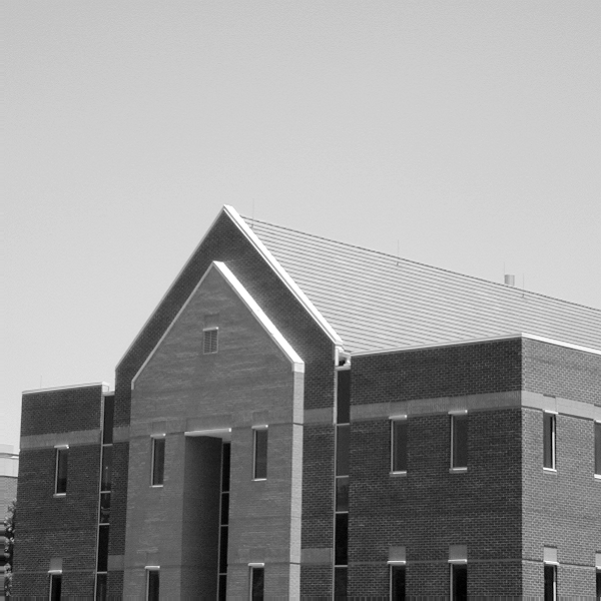
#> input picture img/building.tif, 601 x 601 px
$ jupyter execute Segmentation.ipynb
#> lines starting #> are read from the running program, lines starting #| are printed output that depends on the picture; after the words box and inside, x2 and y2 are one past the last pixel; in counts of white or black regions, pixels touching at a corner belong together
Digital Image Processing

Student: Anderson Rafhael; 18113000

Processamento de Imagens Coloridas

[cell 1]
import matplotlib.pyplot as plt
from matplotlib import cm
import numpy as np
import cv2 as cv

[cell 2]
# General Functions

def normalize(min, max, zz):
  return ((max-min) * ((zz - np.min(zz)) / (np.max(zz) - np.min(zz)))).astype(int) + min


def showImage(img):

    plt.figure()
    plt.subplots(figsize=(10, 7))

    plt.subplot(121)
    plt.imshow(cv.cvtColor(img, cv.COLOR_BGR2RGB))
    plt.title('Original Image')
    plt.xticks([]), plt.yticks([])


def show2Images(img1, img2, imageTittles = np.full(2, " ")):

    plt.figure()
    plt.subplots(figsize=(10, 7))

    plt.subplot(121)
    plt.imshow(cv.cvtColor(img1, cv.COLOR_BGR2RGB))
    plt.title(imageTittles[0])
    plt.xticks([]), plt.yticks([])

    plt.subplot(122)
    plt.imshow(cv.cvtColor(img2, cv.COLOR_BGR2RGB))
    plt.title(imageTittles[1])
    plt.xticks([]), plt.yticks([])


def showImages(img1, img2, img3, img4, imageTittles = np.full(4, " ")):

    plt.figure()
    plt.subplots(figsize=(10, 7))

    plt.subplot(141)
    plt.imshow(cv.cvtColor(img1, cv.COLOR_BGR2RGB))
    plt.title(imageTittles[0])
    plt.xticks([]), plt.yticks([])

    plt.subplot(142)
    plt.imshow(cv.cvtColor(img2, cv.COLOR_BGR2RGB))
    plt.title(imageTittles[1])
    plt.xticks([]), plt.yticks([])

    plt.subplot(143)
    plt.imshow(cv.cvtColor(img3, cv.COLOR_BGR2RGB))
    plt.title(imageTittles[2])
    plt.xticks([]), plt.yticks([])

    plt.subplot(144)
    plt.imshow(cv.cvtColor(img4, cv.COLOR_BGR2RGB))
    plt.title(imageTittles[3])
    plt.xticks([]), plt.yticks([])

    plt.show()

> Executar os códigos que  correspondem aos resultados dos slides 28, 29, 30, 31 e 32 da aula de segmentação.

- Slide 28

[cell 3]
img = cv.imread('img/building.tif')
#> img is the input picture: shape (601, 601, 3); min 0, max 255, mean 152.8

sobelOperatorX = np.array([[1, 2, 1],
                           [0, 0, 0],
                           [-1, -2, -1]])

sobelOperatorY = np.array([[-1, 0, 1],
                           [-2, 0, 2],
                           [-1, 0, 1]])

imgSobelX = cv.filter2D(img, cv.CV_64F, sobelOperatorX)
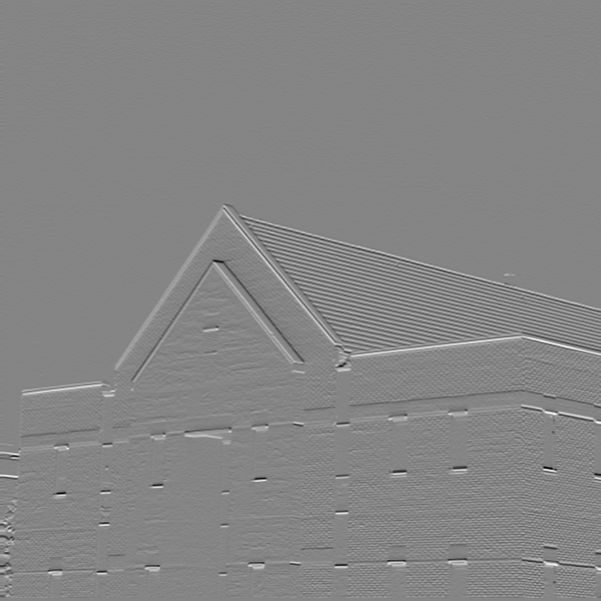
#> imgSobelX: shape (601, 601, 3) float64; min -680, max 621, mean 1.7; drawn with min black and max white
imgSobelY = cv.filter2D(img, cv.CV_64F, sobelOperatorY)

dstSobelX = np.abs(imgSobelX).astype(np.uint8)
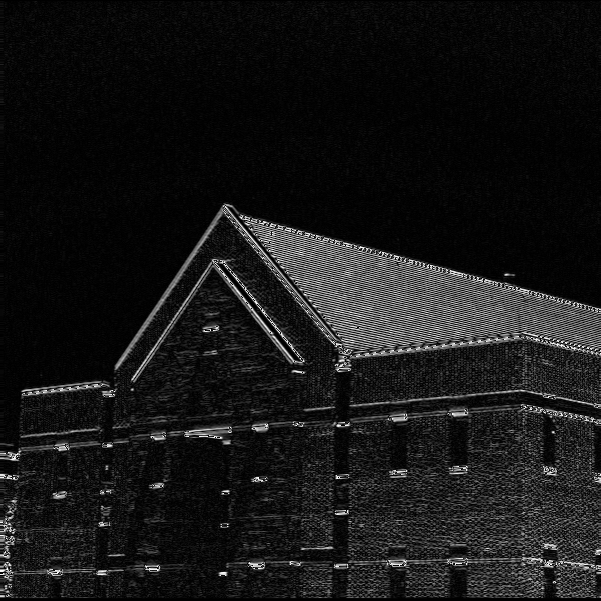
#> dstSobelX: shape (601, 601, 3); min 0, max 255, mean 23.1
dstSobelY = np.abs(imgSobelY).astype(np.uint8)
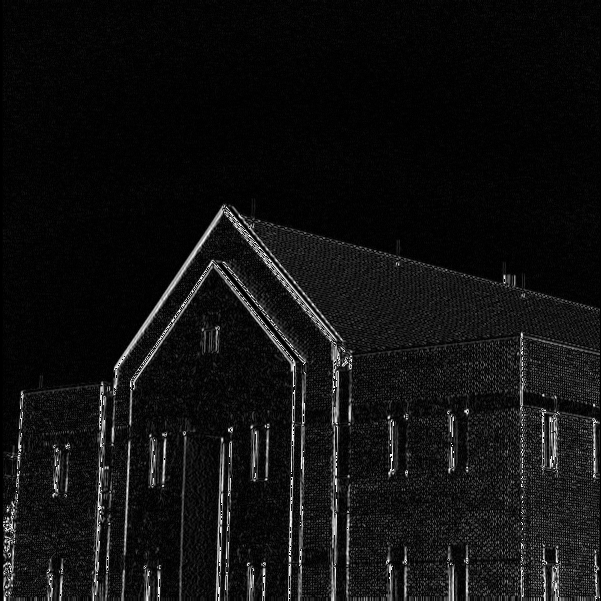
#> dstSobelY: shape (601, 601, 3); min 0, max 255, mean 17.1

dstGradient = (np.abs(imgSobelX) + np.abs(imgSobelY)).astype(np.uint8)
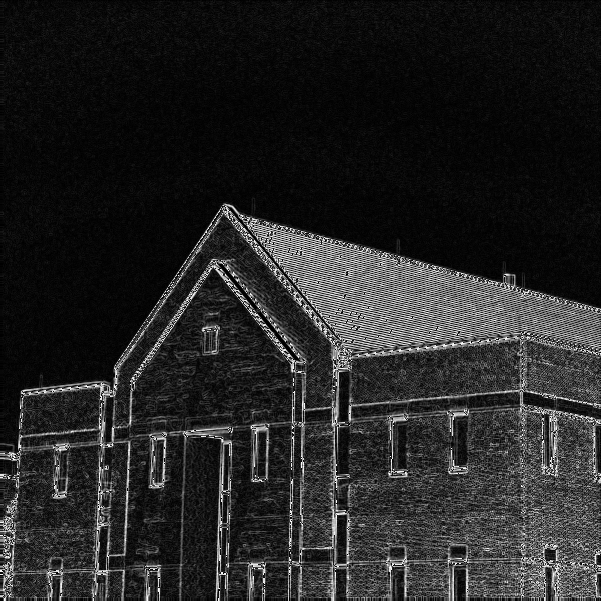
#> dstGradient: shape (601, 601, 3); min 0, max 254, mean 37.2

showImages(img, dstSobelX, dstSobelY, dstGradient, ["Original Image", "Sobel X", "Sobel Y", "Gradient (gx+gy)"])

- Slide 29

[cell 4]
img = cv.imread('img/building.tif')

sobelOperatorX = np.array([[1, 2, 1],
                           [0, 0, 0],
                           [-1, -2, -1]])

sobelOperatorY = np.array([[-1, 0, 1],
                           [-2, 0, 2],
                           [-1, 0, 1]])

imgSobelX = cv.filter2D(img, cv.CV_64F, sobelOperatorX)
imgSobelY = cv.filter2D(img, cv.CV_64F, sobelOperatorY)


alphaAngleImage = np.arctan2(imgSobelY, imgSobelX).astype(np.uint8)
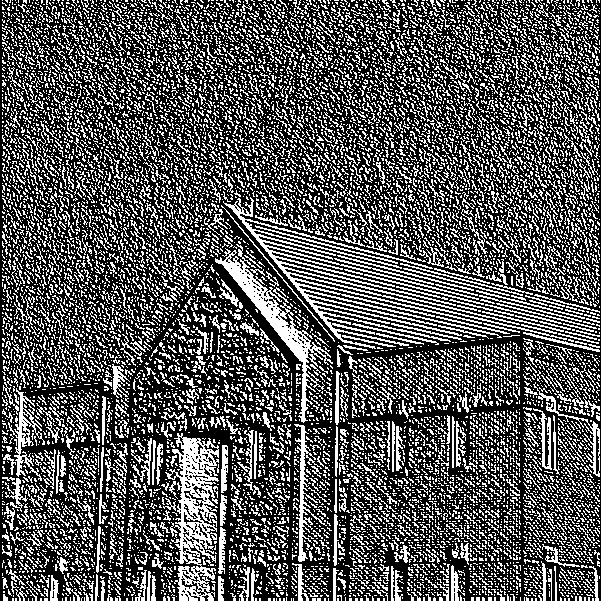
#> alphaAngleImage: shape (601, 601, 3); min 0, max 255, mean 85.3

norm = np.zeros((800, 800))

#dst = normalize(0, 255, alphaAngleImage)
dst = cv.normalize(alphaAngleImage, norm, 0, 255, cv.NORM_MINMAX)

show2Images(img, dst, ["Original Image", "Alpha Angle Image"])

- Slide 30

[cell 5]
img = cv.imread('img/building.tif')
blurImage = cv.blur(img, (5, 5))

sobelOperatorX = np.array([[1, 2, 1],
                           [0, 0, 0],
                           [-1, -2, -1]])

sobelOperatorY = np.array([[-1, 0, 1],
                           [-2, 0, 2],
                           [-1, 0, 1]])

blurImgSobelX = cv.filter2D(blurImage, cv.CV_64F, sobelOperatorX)
blurImgSobelY = cv.filter2D(blurImage, cv.CV_64F, sobelOperatorY)

dstBlurSobelX = np.abs(blurImgSobelX).astype(np.uint8)
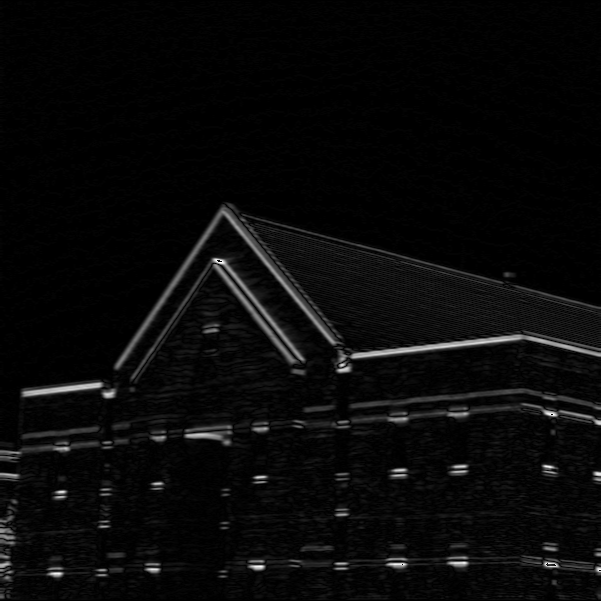
#> dstBlurSobelX: shape (601, 601, 3); min 0, max 255, mean 9.1
dstBlurSobelY = np.abs(blurImgSobelY).astype(np.uint8)

dstBlurGradient = (np.abs(dstBlurSobelX) + np.abs(dstBlurSobelY)).astype(np.uint8)

showImages(blurImage, dstBlurSobelX, dstBlurSobelY, dstBlurGradient, ["Smoothed Image", "Sobel X", "Sobel Y", "Gradient (gx+gy)"])

- Slide 31

[cell 6]
img = cv.imread('img/building.tif')
blurImage = cv.blur(img, (5, 5))

diagonalSobelX = np.array([[0, 1, 2],
                           [-1, 0, 1],
                           [-2, -1, 0]])

diagonalSobelY = np.array([[-2, -1, 0],
                           [-1, 0, 1],
                           [0, 1, 2]])

blurImgDiagSobelX = cv.filter2D(blurImage, cv.CV_64F, diagonalSobelX)
blurImgDiagSobelY = cv.filter2D(blurImage, cv.CV_64F, diagonalSobelY)
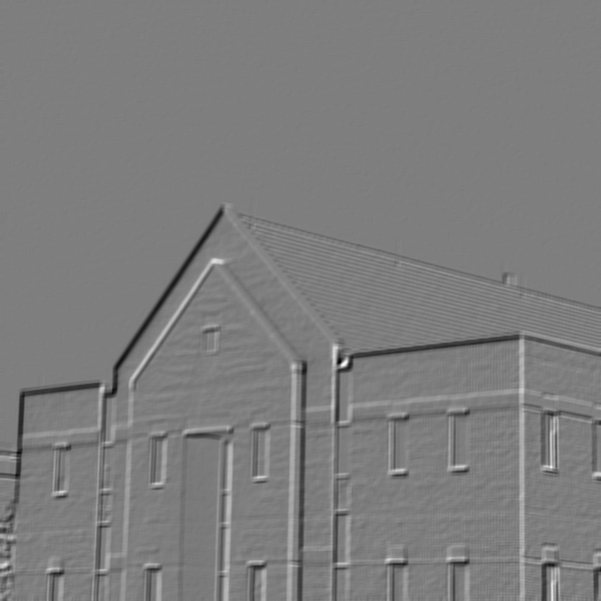
#> blurImgDiagSobelY: shape (601, 601, 3) float64; min -268, max 273, mean -1.5; drawn with min black and max white

dstBlurDiagonalSobelX = np.abs(blurImgDiagSobelX).astype(np.uint8)
dstBlurDiagonalSobelY = np.abs(blurImgDiagSobelY).astype(np.uint8)
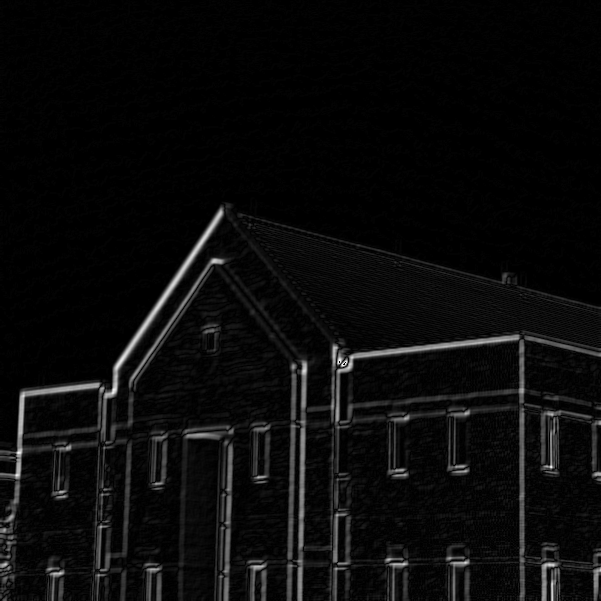
#> dstBlurDiagonalSobelY: shape (601, 601, 3); min 0, max 252, mean 10.7

show2Images(dstBlurDiagonalSobelX, dstBlurDiagonalSobelY, ["Blur Diagonal Mask 1", "Blur Diagonal Mask 2"])

- Slide 32

[cell 7]
_, dstThreshold = cv.threshold(dstGradient, dstGradient.max()*0.33,255,cv.THRESH_BINARY)
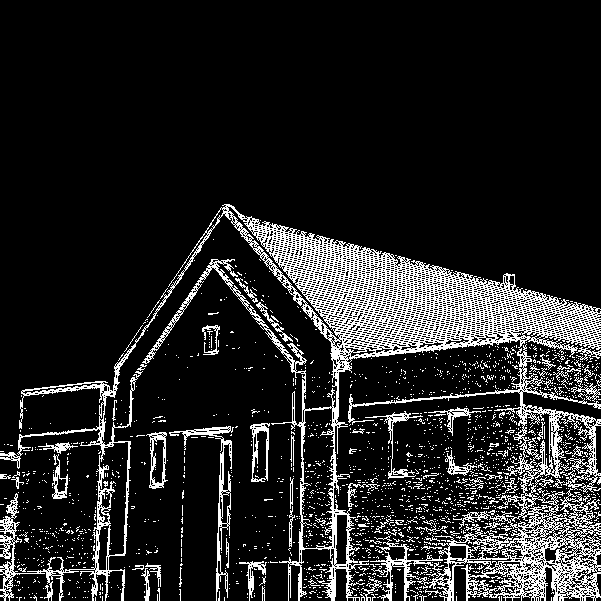
#> dstThreshold: shape (601, 601, 3); 14.1% white in thin lines or dots, all inside (x1, y1, x2, y2) = (0, 204, 601, 601)
_, dstBlurThreshold = cv.threshold(dstBlurGradient, dstBlurGradient.max()*0.33,255,cv.THRESH_BINARY)
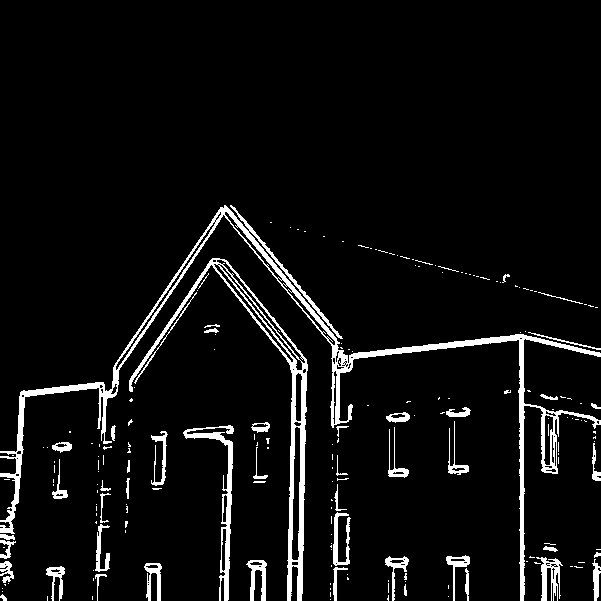
#> dstBlurThreshold: shape (601, 601, 3); 5.9% white; 201 white regions (149 under 20 px), largest, box (x1, y1, x2, y2) and area: (0, 205, 601, 601) 8795, (129, 258, 308, 601) 4051, (183, 425, 234, 601) 1383

show2Images(dstThreshold, dstBlurThreshold, ["Original Image Treshold", "Blur Image Treshold"])

$ run again, with img/aerial.tif copied over img/building.tif
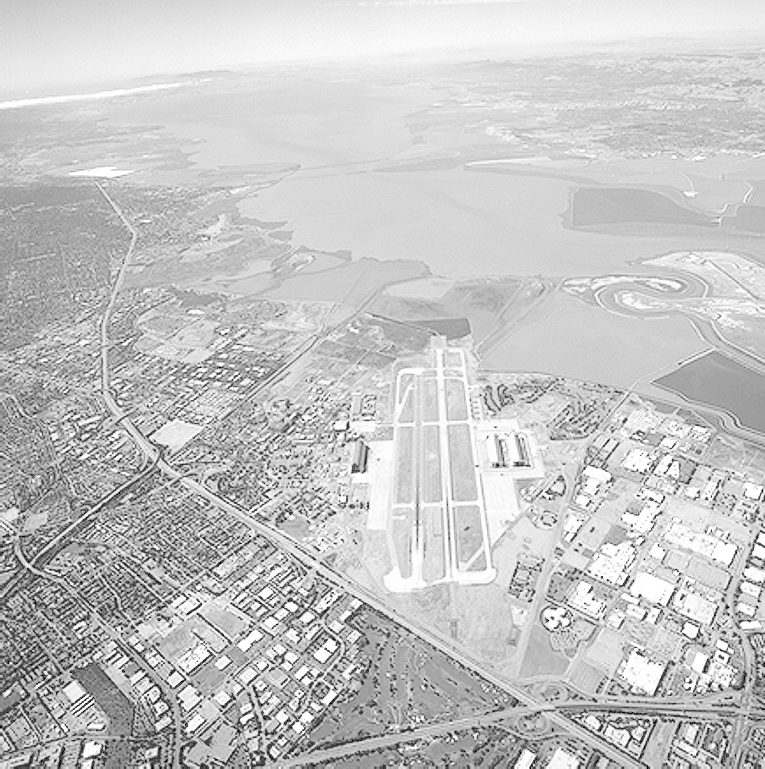
#> input picture img/aerial.tif, 765 x 769 px
#> img is the input picture: shape (769, 765, 3); min 0, max 255, mean 197.1
#> `_, dstThreshold = cv.threshold(dstGradient, dstGradient.max()*0.33,255..`:
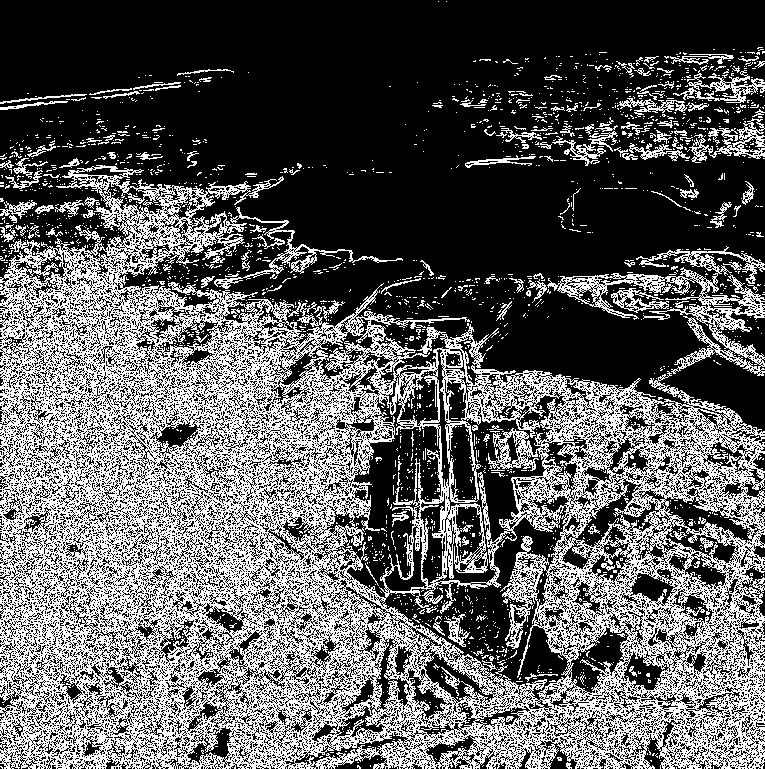
#> dstThreshold: shape (769, 765, 3); 36.8% white in thin lines or dots
#> `_, dstBlurThreshold = cv.threshold(dstBlurGradient, dstBlurGradient.ma..`:
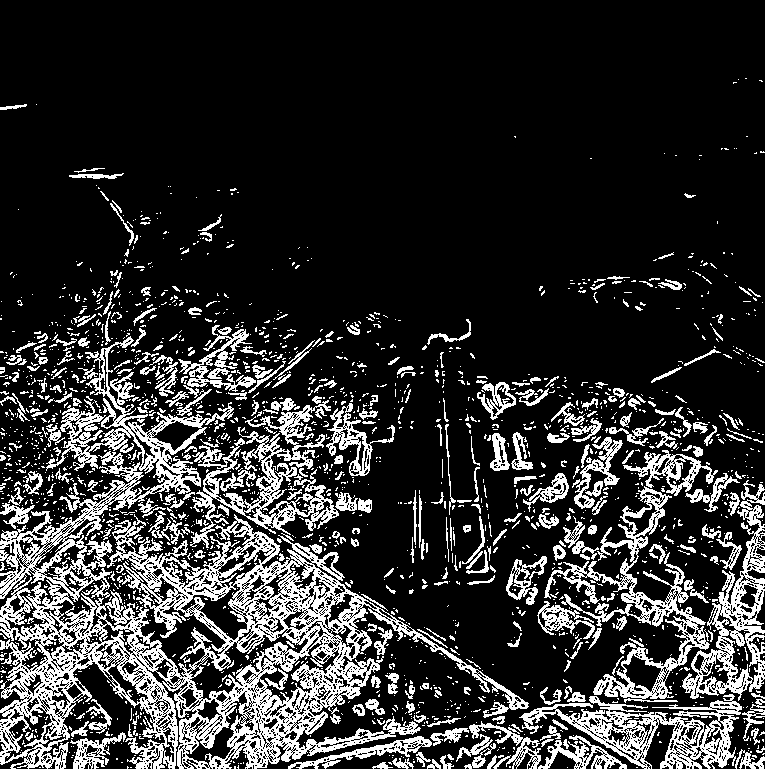
#> dstBlurThreshold: shape (769, 765, 3); 19.2% white in thin lines or dots, all inside (x1, y1, x2, y2) = (0, 78, 765, 769)

$ run again, with img/breast.tif copied over img/building.tif
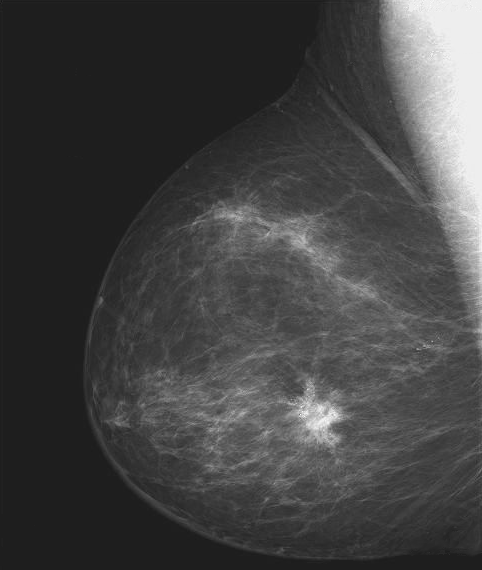
#> input picture img/breast.tif, 482 x 570 px
#> img is the input picture: shape (570, 482, 3); min 21, max 255, mean 66.7
#> dstThreshold: shape (570, 482, 3); 6.2% white in thin lines or dots, all inside (x1, y1, x2, y2) = (84, 0, 482, 560)
#> `_, dstBlurThreshold = cv.threshold(dstBlurGradient, dstBlurGradient.ma..`:
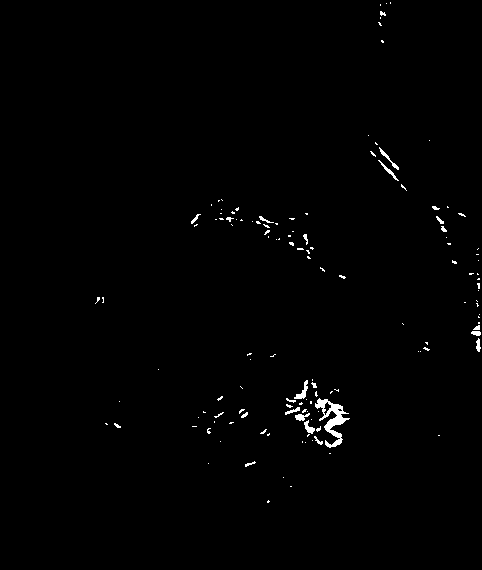
#> dstBlurThreshold: shape (570, 482, 3); 0.77% white; 135 white regions (112 under 20 px), largest, box (x1, y1, x2, y2) and area: (315, 398, 350, 448) 598, (294, 380, 308, 399) 101, (379, 147, 399, 170) 76
